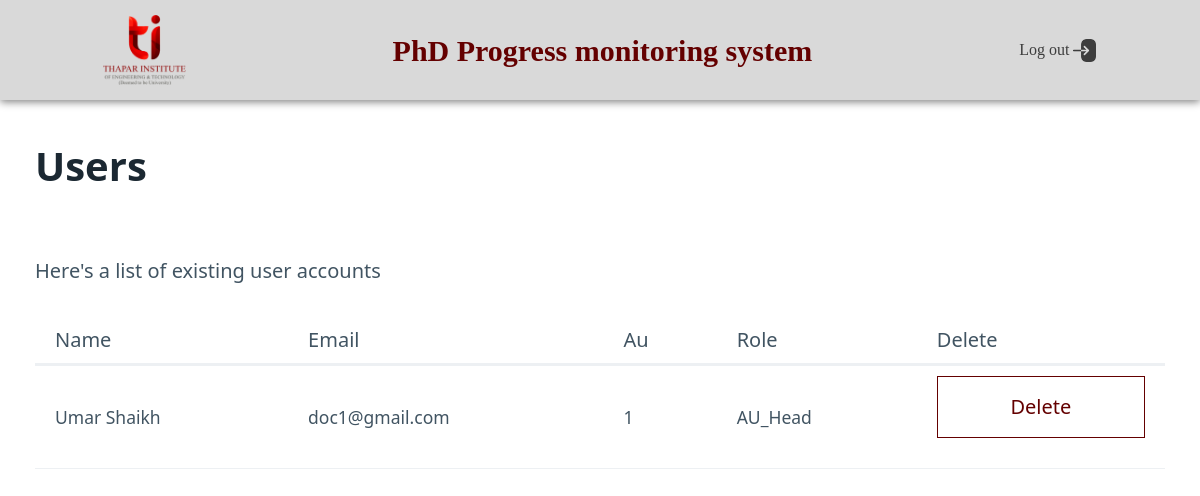
Before: /manage_users (signed in) with the older database file.
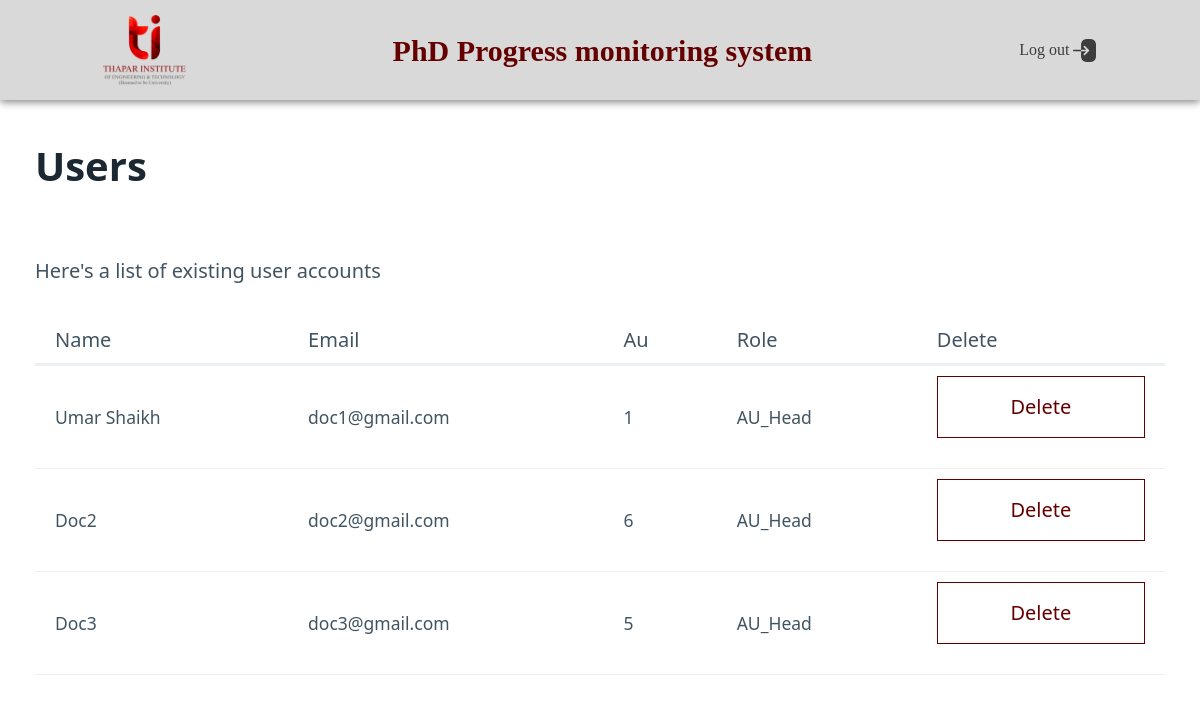
After: the same page with the newer database file.
### app.py (models this page shows)
class User(db.Model):
    email = db.Column(db.String(50), unique=True, nullable=False, primary_key=True)
    password = db.Column(db.String(300), nullable=False)
    role = db.Column(db.String(50), nullable=False)
    name = db.Column(db.String(50), nullable=False)
    Au = db.Column(db.String(50), nullable=False)

### app.py (the view)
@app.route('/manage_users', methods=['GET', 'POST'])
def manage_users():
    if session.get('role') == 'admin':
        users = User.query.filter(User.role != 'admin').all()
        print(users)
        users = [dict(email=user.email, password=user.password, role=user.role, name=user.name, Au=user.Au) for user in users]
        for user in users:
            del user['password']
        return render_template('manage_users.html', users=users)
    return redirect(url_for('login'))

### templates/manage_users.html (shortened to what this page needs)
<html data-theme="light">
    <head>
        <link rel="stylesheet" href="{{ url_for('static', filename='pico.min.css') }}">
      </head>
    <body>
      <nav class="nav">
        <div class="logo">
            <img src="{{ url_for('static', filename='images/tietlogo.png') }}" alt="logo">
        </div>
        <div class="brand">
            <strong>PhD Progress monitoring system</strong>
        </div>
        <div class="logout">
            <a href="/logout">Log out <img src="{{ url_for('static', filename='images/logout.png') }}" alt="logout"></a>
        </div>
    </nav>
        <div class="container">
            <div class="row">
                <div class="col-12">
                    <h1>Users</h1>
                    <p>Here's a list of existing user accounts</p>
                    <table class="table">
                        <thead>
                            <tr>
                                <th>Name</th>
                                <th>Email</th>
                                <th>Au</th>
                                <th>Role</th>
                                <th>Delete</th>
                            </tr>
                        </thead>
                        <tbody>
                            {% for user in users %}
                            <tr>
                                <td>{{ user.name }}</td>
                                <td>{{ user.email }}</td>
                                <td>{{ user.Au }}</td>
                                <td>{{ user.role }}</td>
                                <td>
                                    <button class="secondary" data-target="modal-delete-{{ user.email }}" onClick="toggleModal(event)"> Delete</button>
                                </td>
                            </tr>
                            {% endfor %}
                        </tbody>
                    </table>
                </div>
            </div>
        </div>
    </body>
</html>

### templates/manage_users.html (style rules this page uses)
.secondary { background-color: white; color: #640000; border-color: #640000; border-radius: 0; }
.nav { background-color: #D9D9D9; color: #640000; min-height: 100px; display: flex; align-items: center; justify-content: space-around; margin-bottom: 3%; box-shadow: 0 2px 8px grey; font-family: 'Times New Roman', Times, serif; font-size: 30px; }
.nav img { height: 70px; }
.logout a { color: #3D3D3D; cursor: pointer; text-decoration: none; font-size: medium; }
.logout img { height: 23px; }

Changed rows visible on the page:
added User: name "Doc2", email "doc2@gmail.com", Au "6", role "AU_Head"
added User: name "Doc3", email "doc3@gmail.com", Au "5", role "AU_Head"
